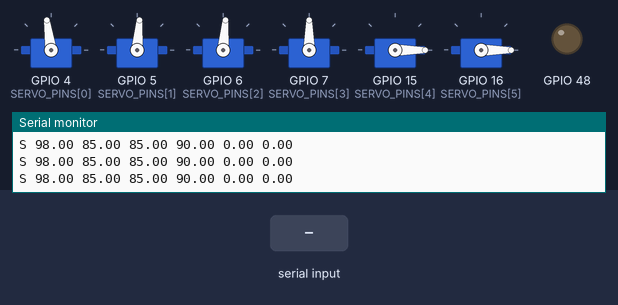
Simulated run of this program. Board: ESP32-S3. Parts: 6 × servo, output pins drawn as LEDs (lit = HIGH), the last lines printed to the serial monitor. Dashed ring = blinking. The inputs (shaded band) are chosen by the test bench.

Above: at 1.3 s.
1.4 s: "J 90\n" received over Serial
At 2.9 s:
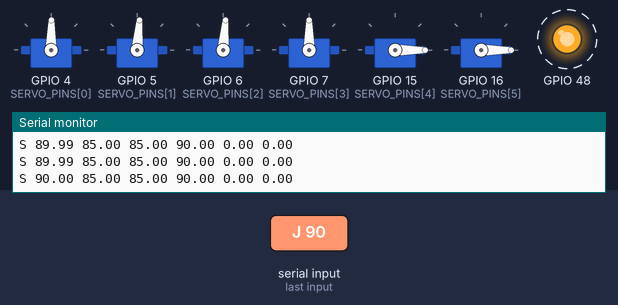
4.4 s: "J  45\n" received over Serial
At 7.0 s:
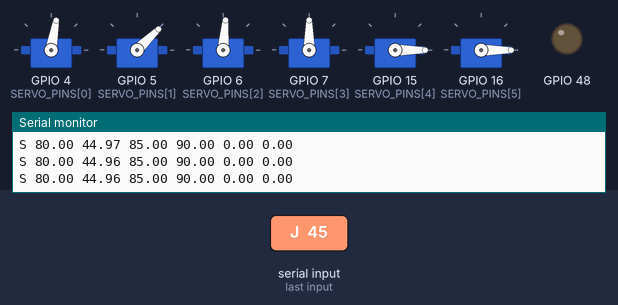
7.4 s: "HOME\n" received over Serial
At 8.17 s:
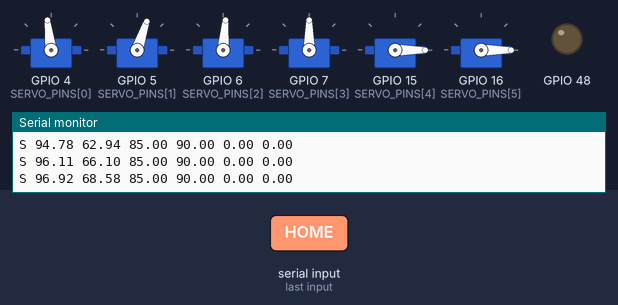
10.4 s: "G1 90\n" received over Serial
At 13.1 s:
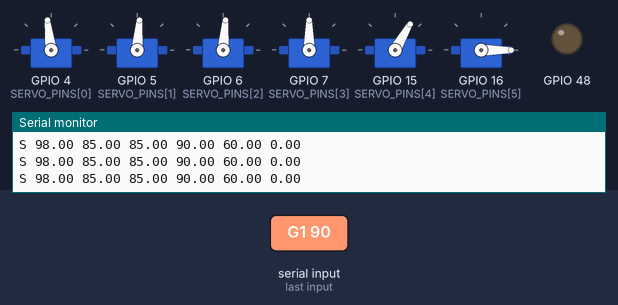
13.4 s: "home\n" received over Serial
At 14.16 s:
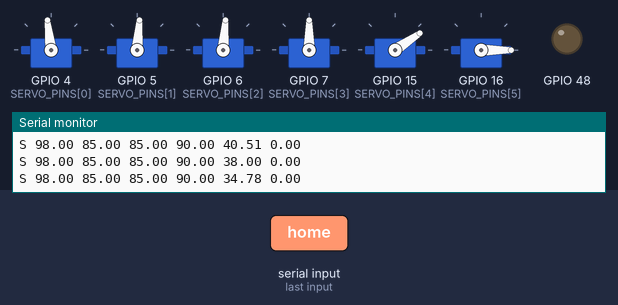
16.4 s: "G2 90\n" received over Serial
At 19.2 s:
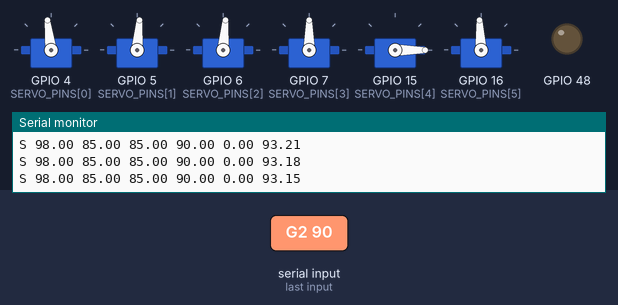
Timing chart, 0 to 20.4 s (numbered marks = the images above; inputs shaded):
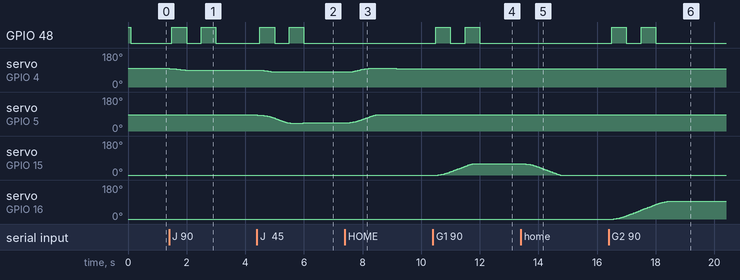

Measured:
- after the input at 1.4 s, GPIO 48: alternates HIGH for 0.50 s and LOW for 0.50 s, 4 changes in all, then stays LOW, starting after 0.10 s
- after the input at 4.4 s, GPIO 48: alternates HIGH for 0.50 s and LOW for 0.50 s, 4 changes in all, then stays LOW, starting after 0.10 s; servo on GPIO 4 (SERVO_PINS[0]): moves from 90° to 80° over 0.61 s, starting at once
- after the input at 7.4 s, servo on GPIO 4 (SERVO_PINS[0]): rises from 80° to 98° in 0.63 s, then falls to 97° in 0.93 s; servo on GPIO 5 (SERVO_PINS[1]): moves from 44° to 85° over 1.0 s, starting after 0.05 s
- after the input at 10.4 s, GPIO 48: alternates HIGH for 0.50 s and LOW for 0.50 s, 4 changes in all, then stays LOW, starting after 0.10 s; servo on GPIO 15 (SERVO_PINS[4]): moves from 0° to 60° over 1.2 s, starting after 0.18 s
- after the input at 13.4 s, servo on GPIO 15 (SERVO_PINS[4]): moves from 60° to 0° over 1.3 s, starting at once
- after the input at 16.4 s, GPIO 48: alternates HIGH for 0.50 s and LOW for 0.50 s, 4 changes in all, then stays LOW, starting after 0.10 s; servo on GPIO 16 (SERVO_PINS[5]): rises from 0° to 94° in 1.9 s, then falls to 93° in 0.25 s

The program:

main.cpp
```cpp
/**
 * ESP32-S3 Firmware for 4-DOF Robotic Arm + 2 Gripper Servos
 * Simple Serial Protocol (compatible with any ESP32)
 *
 * Protocol:
 *   Command: "J <base> <j1> <j2> <j3> <grip1> <grip2>\n" (positions in degrees)
 *   Response: "S <base> <j1> <j2> <j3> <grip1> <grip2>\n" (current positions)
 *
 * Connections:
 *   - Base Servo: GPIO 4   (80-130°)
 *   - Joint 1:    GPIO 5   (20-85°)
 *   - Joint 2:    GPIO 6   (60-85°)
 *   - Joint 3:    GPIO 7   (0-180°)
 *   - Gripper 1:  GPIO 15  (0-60°)
 *   - Gripper 2:  GPIO 16  (0-100°)
 */

#include <Arduino.h>
#include <ESP32Servo.h>

// ============== CONFIGURATION ==============
#define NUM_ARM_JOINTS 4
#define NUM_GRIPPERS 2
#define NUM_SERVOS (NUM_ARM_JOINTS + NUM_GRIPPERS)
#define SERIAL_BAUD 115200
#define CONTROL_RATE_HZ 100
#define STATUS_RATE_HZ 20

// Pin definitions - ADJUST TO YOUR WIRING
const int SERVO_PINS[NUM_SERVOS] = {4, 5, 6, 7, 15, 16};

// Joint limits in DEGREES
const float JOINT_MIN[NUM_SERVOS] = {80,  20, 60,   0,  0,   0};   // Base, J1, J2, J3, Grip1, Grip2
const float JOINT_MAX[NUM_SERVOS] = {130, 85, 85, 180, 60, 100};

// Home positions in DEGREES
const float HOME_POS[NUM_SERVOS] = {98, 85, 85, 90, 0, 0};

// Smooth motion settings
const float MAX_VELOCITY = 60.0;      // degrees/s
const float MAX_ACCELERATION = 120.0; // degrees/s²
const float SMOOTHING_ALPHA = 0.12;   // Filter coefficient

// ============== GLOBALS ==============
Servo servos[NUM_SERVOS];

// Current and target positions (in degrees)
float current_positions[NUM_SERVOS];
float target_positions[NUM_SERVOS];
float current_velocities[NUM_SERVOS] = {0};

// Timing
unsigned long last_control_time = 0;
unsigned long last_status_time = 0;
const unsigned long control_period_us = 1000000 / CONTROL_RATE_HZ;
const unsigned long status_period_ms = 1000 / STATUS_RATE_HZ;

// Serial buffer
String input_buffer = "";
bool connected = false;
unsigned long last_cmd_time = 0;

// Forward declaration
void setServoAngle(int servo, float angle_deg);

// ============== SERVO CONTROL ==============
void initServos() {
    ESP32PWM::allocateTimer(0);
    ESP32PWM::allocateTimer(1);
    ESP32PWM::allocateTimer(2);
    ESP32PWM::allocateTimer(3);

    for (int i = 0; i < NUM_SERVOS; i++) {
        servos[i].setPeriodHertz(50);
        servos[i].attach(SERVO_PINS[i], 500, 2500);

        // Initialize to home position
        current_positions[i] = HOME_POS[i];
        target_positions[i] = HOME_POS[i];
        setServoAngle(i, HOME_POS[i]);
    }
}

void setServoAngle(int servo, float angle_deg) {
    // Clamp to limits
    angle_deg = constrain(angle_deg, JOINT_MIN[servo], JOINT_MAX[servo]);

    // Write angle directly (servo library handles degrees)
    servos[servo].write((int)angle_deg);
}

// ============== SMOOTH MOTION ==============
void updateMotion() {
    unsigned long now = micros();
    if (now - last_control_time < control_period_us) return;

    float dt = (now - last_control_time) / 1000000.0;
    last_control_time = now;

    static float smoothed_vel[NUM_SERVOS] = {0};

    for (int i = 0; i < NUM_SERVOS; i++) {
        // Calculate position error
        float error = target_positions[i] - current_positions[i];

        // P controller for desired velocity
        float desired_velocity = error * 4.0;
        desired_velocity = constrain(desired_velocity, -MAX_VELOCITY, MAX_VELOCITY);

        // Limit acceleration
        float velocity_error = desired_velocity - current_velocities[i];
        float max_accel_step = MAX_ACCELERATION * dt;
        velocity_error = constrain(velocity_error, -max_accel_step, max_accel_step);
        current_velocities[i] += velocity_error;

        // Smooth velocity
        smoothed_vel[i] += SMOOTHING_ALPHA * (current_velocities[i] - smoothed_vel[i]);

        // Update position
        current_positions[i] += smoothed_vel[i] * dt;
        current_positions[i] = constrain(current_positions[i], JOINT_MIN[i], JOINT_MAX[i]);

        // Stop at limits
        if (current_positions[i] <= JOINT_MIN[i] || current_positions[i] >= JOINT_MAX[i]) {
            current_velocities[i] = 0;
            smoothed_vel[i] = 0;
        }

        // Send to servo
        setServoAngle(i, current_positions[i]);
    }
}

// ============== SERIAL PROTOCOL ==============
void parseCommand(String cmd) {
    cmd.trim();

    if (cmd.startsWith("J ") || cmd.startsWith("j ")) {
        // Joint command: "J <base> <j1> <j2> <j3> <grip1> <grip2>"
        float positions[NUM_SERVOS];
        int idx = 2;

        for (int i = 0; i < NUM_SERVOS; i++) {
            int space_idx = cmd.indexOf(' ', idx);
            if (space_idx == -1) space_idx = cmd.length();

            String val = cmd.substring(idx, space_idx);
            positions[i] = val.toFloat();
            idx = space_idx + 1;

            if (idx >= cmd.length() && i < NUM_SERVOS - 1) {
                // Not enough values, keep current for remaining
                for (int j = i + 1; j < NUM_SERVOS; j++) {
                    positions[j] = target_positions[j];
                }
                break;
            }
        }

        // Set targets (clamped to limits)
        for (int i = 0; i < NUM_SERVOS; i++) {
            target_positions[i] = constrain(positions[i], JOINT_MIN[i], JOINT_MAX[i]);
        }

        connected = true;
        last_cmd_time = millis();
    }
    else if (cmd == "HOME" || cmd == "home") {
        for (int i = 0; i < NUM_SERVOS; i++) {
            target_positions[i] = HOME_POS[i];
        }
        Serial.println("OK HOME");
    }
    else if (cmd.startsWith("G1 ") || cmd.startsWith("g1 ")) {
        // Gripper 1 command: "G1 <angle>"
        float angle = cmd.substring(3).toFloat();
        target_positions[4] = constrain(angle, JOINT_MIN[4], JOINT_MAX[4]);
        connected = true;
        last_cmd_time = millis();
    }
    else if (cmd.startsWith("G2 ") || cmd.startsWith("g2 ")) {
        // Gripper 2 command: "G2 <angle>"
        float angle = cmd.substring(3).toFloat();
        target_positions[5] = constrain(angle, JOINT_MIN[5], JOINT_MAX[5]);
        connected = true;
        last_cmd_time = millis();
    }
    else if (cmd == "PING" || cmd == "ping") {
        Serial.println("PONG ESP32_ARM_6DOF");
    }
    else if (cmd == "INFO" || cmd == "info") {
        Serial.println("INFO ESP32_ARM_CONTROLLER_6DOF");
        Serial.print("JOINTS ");
        Serial.println(NUM_SERVOS);
        Serial.print("LIMITS ");
        for (int i = 0; i < NUM_SERVOS; i++) {
            Serial.print(JOINT_MIN[i], 1);
            Serial.print("-");
            Serial.print(JOINT_MAX[i], 1);
            if (i < NUM_SERVOS - 1) Serial.print(" ");
        }
        Serial.println();
        Serial.print("HOME ");
        for (int i = 0; i < NUM_SERVOS; i++) {
            Serial.print(HOME_POS[i], 1);
            if (i < NUM_SERVOS - 1) Serial.print(" ");
        }
        Serial.println();
    }
}

void sendStatus() {
    unsigned long now = millis();
    if (now - last_status_time < status_period_ms) return;
    last_status_time = now;

    // Send current positions
    Serial.print("S ");
    for (int i = 0; i < NUM_SERVOS; i++) {
        Serial.print(current_positions[i], 2);
        if (i < NUM_SERVOS - 1) Serial.print(" ");
    }
    Serial.println();
}

void processSerial() {
    while (Serial.available()) {
        char c = Serial.read();
        if (c == '\n' || c == '\r') {
            if (input_buffer.length() > 0) {
                parseCommand(input_buffer);
                input_buffer = "";
            }
        } else {
            input_buffer += c;
            if (input_buffer.length() > 100) {
                input_buffer = "";
            }
        }
    }
}

void checkConnection() {
    if (connected && (millis() - last_cmd_time > 2000)) {
        connected = false;
        // Hold current position on disconnect
        for (int i = 0; i < NUM_SERVOS; i++) {
            target_positions[i] = current_positions[i];
        }
    }
}

// ============== MAIN ==============
void setup() {
    pinMode(LED_BUILTIN, OUTPUT);
    digitalWrite(LED_BUILTIN, HIGH);

    Serial.begin(SERIAL_BAUD);
    delay(100);

    initServos();

    Serial.println("ESP32_ARM_6DOF_READY");
    Serial.print("HOME: ");
    for (int i = 0; i < NUM_SERVOS; i++) {
        Serial.print(HOME_POS[i], 1);
        Serial.print(" ");
    }
    Serial.println();

    last_control_time = micros();
    last_status_time = millis();

    digitalWrite(LED_BUILTIN, LOW);
}

void loop() {
    processSerial();
    updateMotion();
    sendStatus();
    checkConnection();

    if (connected) {
        digitalWrite(LED_BUILTIN, (millis() / 500) % 2);
    } else {
        digitalWrite(LED_BUILTIN, LOW);
    }
}
```
